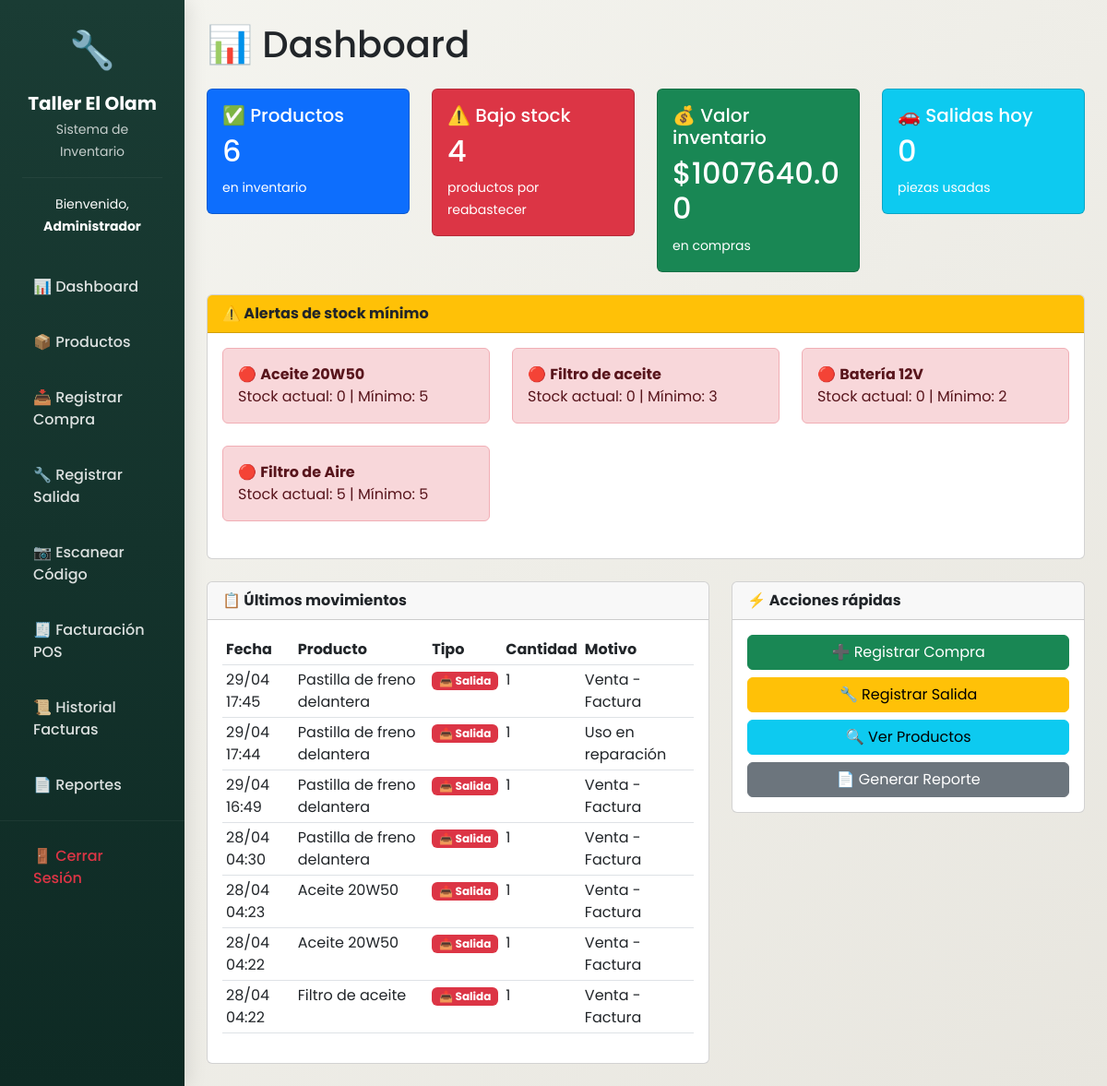
/dashboard (signed in), run on the app's committed database.
### models.py (models this page shows, shortened)
class Usuario(UserMixin, db.Model):
    __tablename__ = 'usuarios'
    id = db.Column(db.Integer, primary_key=True)
    nombre = db.Column(db.String(100), nullable=False)
    usuario = db.Column(db.String(50), unique=True, nullable=False)
    password = db.Column(db.String(200), nullable=False)
    rol = db.Column(db.String(20), default='mecanico')  # admin, mecanico
    fecha_creacion = db.Column(db.DateTime, default=datetime.utcnow)
    activo = db.Column(db.Boolean, default=True)
    movimientos = db.relationship('Movimiento', backref='usuario', lazy=True)

class Producto(db.Model):
    __tablename__ = 'productos'
    id = db.Column(db.Integer, primary_key=True)
    codigo = db.Column(db.String(20), unique=True, nullable=False)
    nombre = db.Column(db.String(100), nullable=False)
    categoria = db.Column(db.String(50))
    stock = db.Column(db.Integer, default=0)
    stock_minimo = db.Column(db.Integer, default=5)
    stock_maximo = db.Column(db.Integer, default=100)
    precio_compra = db.Column(db.Float, default=0)
    precio_venta = db.Column(db.Float, default=0)
    ubicacion = db.Column(db.String(50))
    descripcion = db.Column(db.Text)
    fecha_creacion = db.Column(db.DateTime, default=datetime.utcnow)
    ultima_actualizacion = db.Column(db.DateTime, default=datetime.utcnow, onupdate=datetime.utcnow)
    activo = db.Column(db.Boolean, default=True)
    movimientos = db.relationship('Movimiento', backref='producto', lazy=True)

class Movimiento(db.Model):
    __tablename__ = 'movimientos'
    id = db.Column(db.Integer, primary_key=True)
    producto_id = db.Column(db.Integer, db.ForeignKey('productos.id'), nullable=False)
    tipo = db.Column(db.String(10), nullable=False)  # entrada o salida
    cantidad = db.Column(db.Integer, nullable=False)
    fecha = db.Column(db.DateTime, default=datetime.utcnow)
    usuario_id = db.Column(db.Integer, db.ForeignKey('usuarios.id'), nullable=False)
    motivo = db.Column(db.String(200))
    orden_trabajo = db.Column(db.String(50))
    proveedor_id = db.Column(db.Integer, db.ForeignKey('proveedores.id'), nullable=True)
    costo_unitario = db.Column(db.Float, default=0)
    nota = db.Column(db.Text)

### app.py (the view)
@app.route('/dashboard')
@login_required
def dashboard():
    total_productos = Producto.query.filter_by(activo=True).count()
    productos_bajo_stock = Producto.query.filter(
        Producto.stock <= Producto.stock_minimo,
        Producto.activo == True
    ).count()
    valor_inventario = db.session.query(db.func.sum(Producto.stock * Producto.precio_compra)).filter(
        Producto.activo == True
    ).scalar() or 0
    salidas_hoy = Movimiento.query.filter(
        Movimiento.tipo == 'salida',
        db.func.date(Movimiento.fecha) == datetime.utcnow().date()
    ).count()
    bajo_stock = Producto.query.filter(
        Producto.stock <= Producto.stock_minimo,
        Producto.activo == True
    ).limit(10).all()
    ultimos_movimientos = Movimiento.query.order_by(Movimiento.fecha.desc()).limit(10).all()
    return render_template('dashboard.html',
                            total_productos=total_productos,
                            productos_bajo_stock=productos_bajo_stock,
                            valor_inventario=valor_inventario,
                            salidas_hoy=salidas_hoy,
                            bajo_stock=bajo_stock,
                            ultimos_movimientos=ultimos_movimientos)

### app.py (called while the page is built)
@login_manager.user_loader
def load_user(user_id):
    return db.session.get(Usuario, int(user_id))  # ← Usar session.get

### templates/dashboard.html
{% extends "base.html" %}
{% block content %}
<h1 class="mb-4">📊 Dashboard</h1>
<div class="row mb-4">
    <div class="col-md-3">
        <div class="card text-white bg-primary">
            <div class="card-body">
                <h5 class="card-title">✅ Productos</h5>
                <h2>{{ total_productos }}</h2>
                <small>en inventario</small>
            </div>
        </div>
    </div>
    <div class="col-md-3">
        <div class="card text-white bg-danger">
            <div class="card-body">
                <h5 class="card-title">⚠️ Bajo stock</h5>
                <h2>{{ productos_bajo_stock }}</h2>
                <small>productos por reabastecer</small>
            </div>
        </div>
    </div>
    <div class="col-md-3">
        <div class="card text-white bg-success">
            <div class="card-body">
                <h5 class="card-title">💰 Valor inventario</h5>
                <h2>${{ "%.2f"|format(valor_inventario) }}</h2>
                <small>en compras</small>
            </div>
        </div>
    </div>
    <div class="col-md-3">
        <div class="card text-white bg-info">
            <div class="card-body">
                <h5 class="card-title">🚗 Salidas hoy</h5>
                <h2>{{ salidas_hoy }}</h2>
                <small>piezas usadas</small>
            </div>
        </div>
    </div>
</div>
{% if bajo_stock %}
<div class="card mb-4">
    <div class="card-header bg-warning">
        <strong>⚠️ Alertas de stock mínimo</strong>
    </div>
    <div class="card-body">
        <div class="row">
            {% for producto in bajo_stock %}
            <div class="col-md-4 mb-2">
                <div class="alert alert-danger">
                    🔴 <strong>{{ producto.nombre }}</strong><br>
                    Stock actual: {{ producto.stock }} | Mínimo: {{ producto.stock_minimo }}
                </div>
            </div>
            {% endfor %}
        </div>
    </div>
</div>
{% endif %}
<div class="row">
    <div class="col-md-7">
        <div class="card">
            <div class="card-header">
                <strong>📋 Últimos movimientos</strong>
            </div>
            <div class="card-body">
                <table class="table table-sm">
                    <thead>
                        <tr>
                            <th>Fecha</th>
                            <th>Producto</th>
                            <th>Tipo</th>
                            <th>Cantidad</th>
                            <th>Motivo</th>
                        </tr>
                    </thead>
                    <tbody>
                        {% for mov in ultimos_movimientos %}
                        <tr>
                            <td>{{ mov.fecha.strftime('%d/%m %H:%M') }}</td>
                            <td>{{ mov.producto.nombre if mov.producto else 'N/A' }}</td>
                            <td>
                                {% if mov.tipo == 'entrada' %}
                                    <span class="badge bg-success">📥 Entrada</span>
                                {% else %}
                                    <span class="badge bg-danger">📤 Salida</span>
                                {% endif %}
                            </td>
                            <td>{{ mov.cantidad }}</td>
                            <td>{{ mov.motivo }}</td>
                        </tr>
                        {% else %}
                        <tr>
                            <td colspan="5" class="text-center">No hay movimientos registrados</td>
                        </tr>
                        {% endfor %}
                    </tbody>
                </table>
            </div>
        </div>
    </div>
    <div class="col-md-5">
        <div class="card">
            <div class="card-header">
                <strong>⚡ Acciones rápidas</strong>
            </div>
            <div class="card-body">
                <a href="{{ url_for('registrar_compra') }}" class="btn btn-success w-100 mb-2">
                    ➕ Registrar Compra
                </a>
                <a href="{{ url_for('registrar_salida') }}" class="btn btn-warning w-100 mb-2">
                    🔧 Registrar Salida
                </a>
                <a href="{{ url_for('productos') }}" class="btn btn-info w-100 mb-2">
                    🔍 Ver Productos
                </a>
                <a href="{{ url_for('reporte') }}" class="btn btn-secondary w-100">
                    📄 Generar Reporte
                </a>
            </div>
        </div>
    </div>
</div>
{% endblock %}

### templates/base.html (shortened to what this page needs)
<!DOCTYPE html>
<html lang="es">
<head>
    <link href="https://cdn.jsdelivr.net/npm/bootstrap@5.3.0/dist/css/bootstrap.min.css" rel="stylesheet">
    <link rel="stylesheet" href="{{ url_for('static', filename='style.css') }}">
</head>
<body>
    <div class="container-fluid p-0">
        <div class="row g-0">
            <div class="col-md-2 sidebar p-0">
                <div class="p-4 text-white text-center">
                    <div class="mb-3">
                        <span style="font-size: 2.5rem;">🔧</span>
                    </div>
                    <h5 class="fw-bold mb-1">Taller El Olam</h5>
                    <small class="opacity-75">Sistema de Inventario</small>
                    <hr class="my-3" style="border-color: rgba(255,255,255,0.2);">
                    <small>Bienvenido, <strong>{{ current_user.nombre }}</strong></small>
                </div>
                <nav class="nav flex-column">
                    <a class="nav-link" href="{{ url_for('dashboard') }}">📊 Dashboard</a>
                    <a class="nav-link" href="{{ url_for('productos') }}">📦 Productos</a>
                    <a class="nav-link" href="{{ url_for('registrar_compra') }}">📥 Registrar Compra</a>
                    <a class="nav-link" href="{{ url_for('registrar_salida') }}">🔧 Registrar Salida</a>
                    <a class="nav-link" href="{{ url_for('escanear') }}">📷 Escanear Código</a>
                    <a class="nav-link" href="{{ url_for('facturacion') }}">🧾 Facturación POS</a>
                    <a class="nav-link" href="{{ url_for('historial_facturas') }}">📜 Historial Facturas</a>
                    <a class="nav-link" href="{{ url_for('reporte') }}">📄 Reportes</a>
                    <hr class="my-2" style="border-color: rgba(255,255,255,0.2);">
                    <a class="nav-link text-danger" href="{{ url_for('logout') }}">🚪 Cerrar Sesión</a>
                </nav>
            </div>
            <div class="col-md-10 content p-4">
                {% block content %}{% endblock %}
            </div>
        </div>
    </div>
</body>
</html>

### static/style.css (style rules this page uses)
:root { --primary: #1a3c34; --primary-dark: #0e2a24; --primary-light: #2a5a4f; --secondary: #d4a373; --secondary-dark: #b88352; --success: #2e7d32; --danger: #c62828; --warning: #ed6c02; --info: #0288d1; --light: #f5f5f0; --dark: #1e2a2a; --gray: #6c757d; }
* { margin: 0; padding: 0; box-sizing: border-box; }
body { font-family: 'Poppins', 'Segoe UI', Tahoma, Geneva, Verdana, sans-serif; background: linear-gradient(135deg, var(--light) 0%, #e8e6df 100%); min-height: 100vh; }
.sidebar { min-height: 100vh; background: linear-gradient(180deg, var(--primary) 0%, var(--primary-dark) 100%); box-shadow: 4px 0 20px rgba(0,0,0,0.1); transition: all 0.3s ease; }
.sidebar .nav-link { color: rgba(255,255,255,0.85); padding: 14px 24px; margin: 4px 12px; border-radius: 12px; transition: all 0.3s ease; font-weight: 500; display: flex; align-items: center; gap: 12px; }

### data on the page
Usuario: nombre "Administrador"
Producto: nombre "Aceite 20W50", stock "0", stock_minimo "5"
Producto: nombre "Filtro de aceite", stock "0", stock_minimo "3"
Producto: nombre "Batería 12V", stock "0", stock_minimo "2"
Producto: nombre "Filtro de Aire", stock "5", stock_minimo "5"
Movimiento: fecha "29/04 17:45", producto "Pastilla de freno delantera", tipo "📤 Salida", cantidad "1", motivo "Venta - Factura"
Movimiento: fecha "29/04 17:44", producto "Pastilla de freno delantera", tipo "📤 Salida", cantidad "1", motivo "Uso en reparación"
Movimiento: fecha "29/04 16:49", producto "Pastilla de freno delantera", tipo "📤 Salida", cantidad "1", motivo "Venta - Factura"
Movimiento: fecha "28/04 04:30", producto "Pastilla de freno delantera", tipo "📤 Salida", cantidad "1", motivo "Venta - Factura"
Movimiento: fecha "28/04 04:23", producto "Aceite 20W50", tipo "📤 Salida", cantidad "1", motivo "Venta - Factura"
Movimiento: fecha "28/04 04:22", producto "Aceite 20W50", tipo "📤 Salida", cantidad "1", motivo "Venta - Factura"
Movimiento: fecha "28/04 04:22", producto "Filtro de aceite", tipo "📤 Salida", cantidad "1", motivo "Venta - Factura"

### other printed values
{{ total_productos }} "6"
{{ productos_bajo_stock }} "4"
{{ "%.2f"|format(valor_inventario) }} "1007640.00"
{{ salidas_hoy }} "0"
